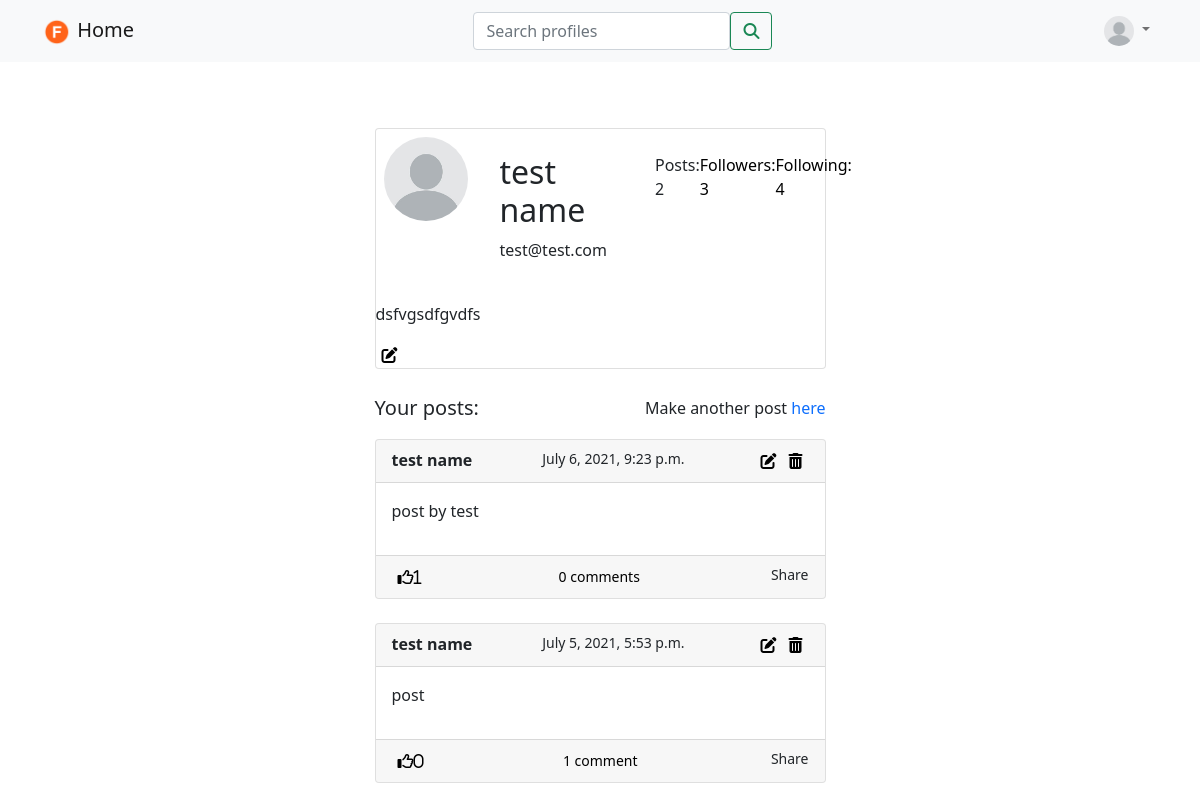
Page /profile/2/view (signed in) on the earlier database version.
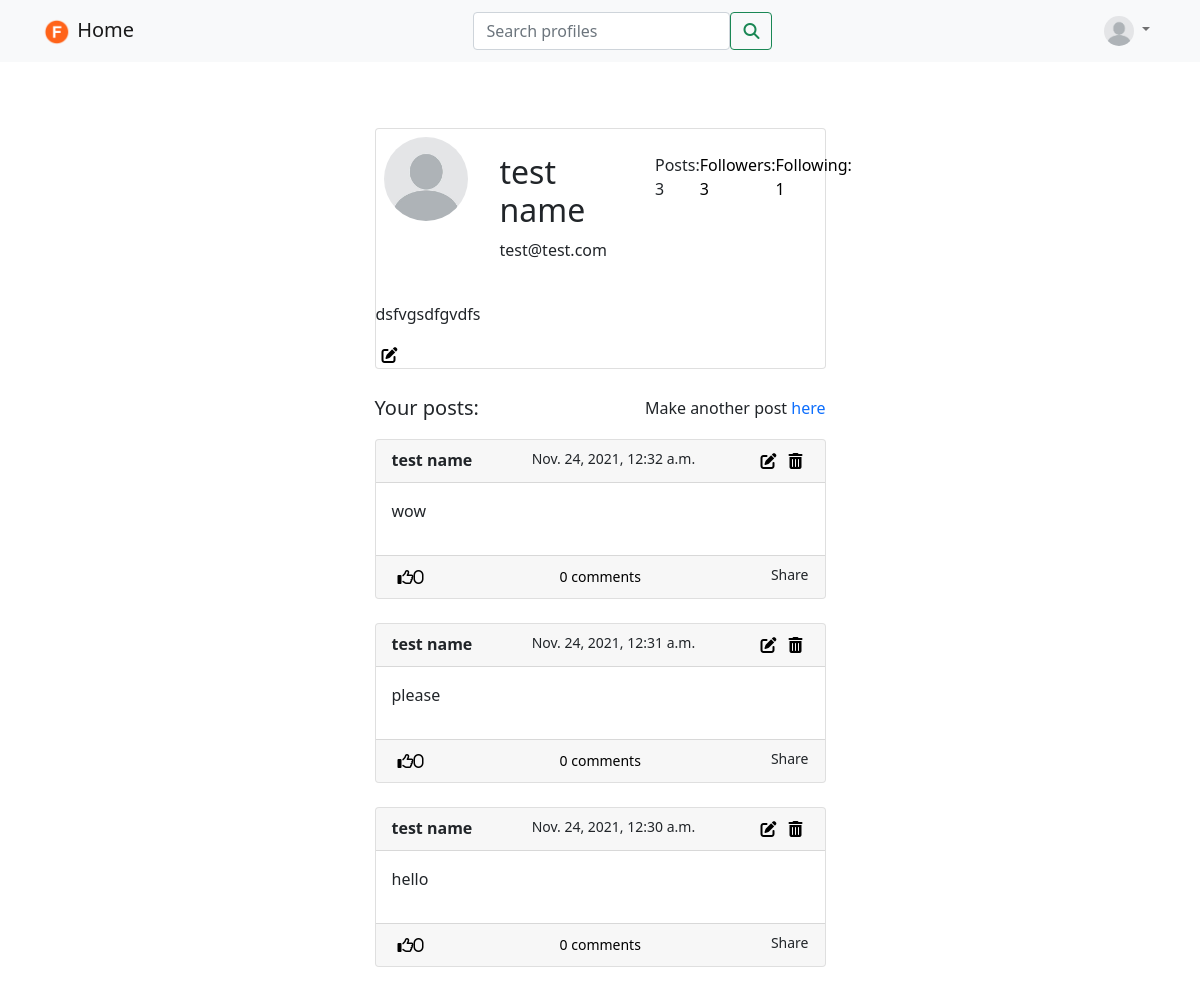
Same page on the later database version.
### main/models.py (models this page shows, shortened)
class UserProfile(models.Model):
    user = models.OneToOneField(User, related_name='profile', on_delete=models.CASCADE)
    name =models.CharField(max_length=100, blank=True, null=True)
    image = models.ImageField(upload_to='media/uploads/profile_pictures', default='media/uploads/profile_pictures/default_profile_picture.jpeg', blank=True)
    bio = models.TextField(blank=True, null=True)
    birthday = models.DateField(blank=True, null=True)
    followers = models.ManyToManyField(User, blank=True, related_name='followers')
    following = models.ManyToManyField(User, blank=True, related_name='following')

class Post(models.Model):
    body = models.TextField()
    title = models.CharField(max_length=30)
    author = models.ForeignKey(User, related_name='posts', on_delete=models.CASCADE)
    created_on = models.DateTimeField(default=timezone.now)
    likes = models.ManyToManyField(User, blank=True, related_name='post_likes')

### main/views.py (the view)
# urls.py: path('profile/<int:pk>/view', ProfileView.as_view(), name='profile_view'),
class ProfileView(LoginRequiredMixin, View):
    def get(self, request, pk, *args, **kwargs):
        profile = UserProfile.objects.get(pk=pk)
        user = profile.user
        posts = Post.objects.filter(author=user).order_by('-created_on')
        if profile.followers.all().filter(id=request.user.id).exists() == False:
            is_following = False
        else:
            is_following = True
        context = {
            'user' : user,
            'profile' : profile,
            'posts' : posts,
            'is_following' : is_following
        }
        return render(request, 'main/profile.html', context)

### main/templates/main/profile.html (shortened to what this page needs)
{%extends 'main/base_main.html'%}
{%load crispy_forms_tags%}
{%block content%}
<div class="container mt-5">
<br></br>
    <div class="row justify-content-center">
        <div class="col-lg-5 col-md-6 col-sm-12">
            <div class="card">
                <div class="d-flex justify-content-between">
                    <div class="d-flex">
                        <img class="rounded-circle p-2" width="100" height="100" src=" {{profile.image.url}} ">
                        <div class="media-body p-4">
                            <h2> {{profile.name}} </h2>
                            <p> {{user.email}} </p>
                        </div>
                    </div>
                    <div class="d-flex p-4">
                        <p>Posts: {{profile.user.posts.all.count}}</p>
                        <a class="text-decoration-none" style="color:black" href="{% url 'followers' profile.pk %}"> <p>Followers: {{profile.followers.all.count}}</p></a>
                        <a class="text-decoration-none" style="color:black" href="{% url 'following' profile.pk %}"><p>Following: {{profile.following.all.count}}</p></a>
                    </div>
                </div>
                {%if profile.bio%}
                <p>{{profile.bio}}</p>
                {%endif%}
                {%if request.user == user%}
                <form method="GET" action="{% url 'profile_edit' profile.pk %}">
                    <button style="background-color: transparent; border: none; box-shadow: none;" type="submit">
                    <i class="fas fa-edit"></i></button>
                </form>
                {%endif%}
            </div>
            {%if user.posts.all.count == 0 %}
                {%if request.user == user%}
                <div class="mt-4 d-flex align-items-center justify-content-between">
                    <p class="lead">You don't have any posts!</p>
                    <p class="float-right">Make a post <a class="text-decoration-none" href="{% url 'post_creation' %}"> here</a></p>
                </div>
                {%else%}
                    <p class="mt-4">This user doesn't have any posts!</p>
                {%endif%}
            {%else%}
                {%if request.user == user%}
                <div class="mt-4 d-flex align-items-center justify-content-between">
                    <p class="lead">Your posts:</p>
                    <p class="float-right">Make another post <a class="text-decoration-none" href="{% url 'post_creation' %}"> here</a></p>
                </div>
                {%else%}
                    <p class="mt-4">Posts by {{profile.name}}</p>
                {%endif%}
            {%endif%}
            {% for post in posts %}
            <div class="card mb-4">
                    <div class="card-header">
                        <div class="d-flex justify-content-between">
                            <strong>{{post.author.profile.name}}</strong>
                            <small>{{post.created_on}}</small>
                            <div class="d-flex">
                                {%if request.user == post.author %}
                                    <form method="GET" action="{% url 'post_edit' post.pk %}">
                                        <button style="background-color: transparent; border: none; box-shadow: none;" type="submit">
                                        <i class="fas fa-edit"></i></button>
                                    </form>
                                    <form method="POST" action= "{% url 'post_delete' post.pk %}">
                                        <button style="background-color: transparent; border: none; box-shadow: none;" type="submit">
                                        <i class="fas fa-trash-alt"></i></button>
                                    </form>
                                {%endif%}
                            </div>
                        </div>
                    </div>
                    <div class="card-body position-relative">
                        <p class="card-text">{{post.body}}</p>
                    </div>
                    <div class=" d-flex card-footer justify-content-between">
                        <form method="POST" action="{% url 'post_like' post.pk %}">
                            <button style="background-color: transparent; border: none; box-shadow: none;" type="submit">
                            <i class="far fa-thumbs-up"><span>{{post.likes.all.count }}</span></i></button>
                        </form>
                        {%if post.comments.all.count == 1%}
                        <a class="text-decoration-none" style="color:black" href="{% url 'post_detail' post.pk %}"><small>{{post.comments.all.count}} comment</small></a>
                        {%else%}
                        <a class="text-decoration-none" style="color:black" href="{% url 'post_detail' post.pk %}"><small>{{post.comments.all.count}} comments</small></a>
                        {%endif%}
                         <small>Share</small>
                    </div>
                </div>
            {%endfor%}
        </div>
    </div>
</div>
{%endblock%}

### main/templates/main/base_main.html (shortened to what this page needs)
{% load static %}
<!doctype html>
<html lang="en">
  <head>
    <link href="https://cdn.jsdelivr.net/npm/bootstrap@5.0.1/dist/css/bootstrap.min.css" rel="stylesheet">
    <link rel="stylesheet" href="{% static 'CSS/style.css'%}">
  </head>
  <body>
        <nav class="navbar fixed-top navbar-expand navbar-light bg-light">
            <div class="container">
                <a href="{% url 'home' %}" class="navbar-brand">
                    <img src="{% static 'images/logo.png'%}" width="30" height="30">
                    Home
                </a>
                <form method="GET" action="{% url 'profile_search' %}" class="d-flex m-auto">
                    <input type="text" class="form-control" placeholder="Search profiles" name="query" value="{{request.GET.query}}">
                    <button type="submit" class="btn btn-outline-success"><i class="fas fa-search"></i></button>
                </form>
                <ul class="navbar-nav">
                    <li class="nav-item dropdown ">
                        <a href="#" class="nav-link dropdown-toggle" id="navbarDropdown" role="button" data-bs-toggle="dropdown" aria-expanded="false">
                            <img src="{{request.user.profile.image.url}}" class="rounded-circle" width="30" height="30">
                        </a>
                    </li>
                </ul>
            </div>
        </nav>
        {%block content%}
        {%endblock%}
  </body>
</html>

Differences in the rows shown:
removed Post: author.profile.name "test name", created_on "July 6, 2021, 9:23 p.m.", body "post by test", likes.all.count "1", comments.all.count "0"
removed Post: author.profile.name "test name", created_on "July 5, 2021, 5:53 p.m.", body "post", likes.all.count "0", comments.all.count "1"
computed for UserProfile "test name": user.posts.all.count "2" → "3"; following.all.count "4" → "1"
added Post: author.profile.name "test name", created_on "Nov. 24, 2021, 12:32 a.m.", body "wow", likes.all.count "0", comments.all.count "0"
added Post: author.profile.name "test name", created_on "Nov. 24, 2021, 12:31 a.m.", body "please", likes.all.count "0", comments.all.count "0"
added Post: author.profile.name "test name", created_on "Nov. 24, 2021, 12:30 a.m.", body "hello", likes.all.count "0", comments.all.count "0"
